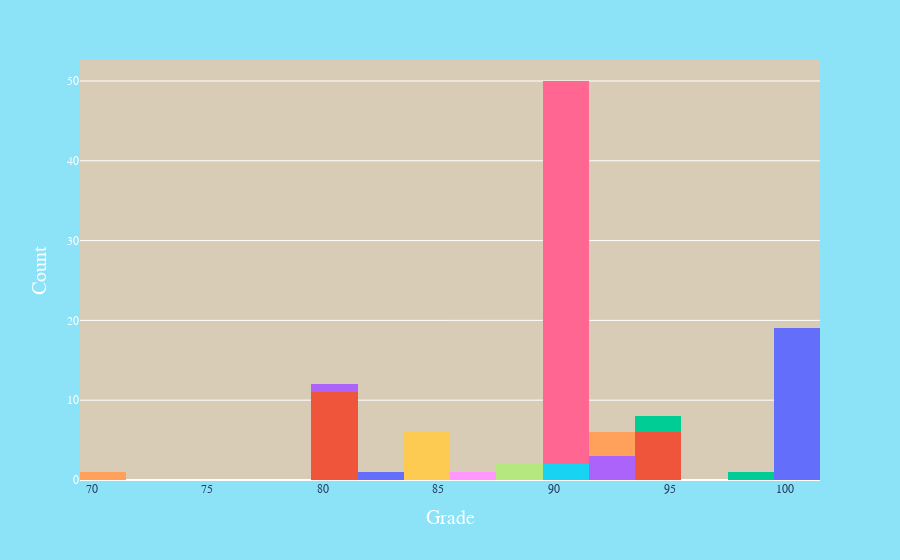

Write notebook code for a chart like this one.
### Markdown cell above
# TEXT Analysis

### Code cell
fig = px.histogram(critic, x='grade', color='grade')

fig.update_layout(
                showlegend =False,
                paper_bgcolor = '#8ce2f7',
                  plot_bgcolor = '#d8ccb6'
                             )
# Update axes
fig.update_xaxes(title_text = "Grade", title_font = dict(size=20,family='Time NEw Roman' ,color='white'))
fig.update_xaxes(tickfont_family="Arial Black")

fig.update_yaxes(title_text = "Count",title_font=dict(size=20, family='Times New Roman'), color='white')
fig.update_yaxes(tickfont_family="Arial Black")


fig.show()

### Figure 1 — Plotly figure (JSON) as saved in the notebook; plotly's stock layout.template omitted (floating-point values rounded to 4 significant figures)
{"data": [{"alignmentgroup": "True", "bingroup": "x", "hovertemplate": "grade=%{x}<br>count=%{y}<extra></extra>", "legendgroup": "100", "marker": {"color": "#636efa"}, "name": "100", "offsetgroup": "100", "orientation": "v", "showlegend": true, "type": "histogram", "x": [100, 100, 100, 100, 100, 100, 100, 100, 100, 100, 100, 100, 100, 100, 100, 100, 100, 100, 100], "xaxis": "x", "yaxis": "y"}, {"alignmentgroup": "True", "bingroup": "x", "hovertemplate": "grade=%{x}<br>count=%{y}<extra></extra>", "legendgroup": "95", "marker": {"color": "#EF553B"}, "name": "95", "offsetgroup": "95", "orientation": "v", "showlegend": true, "type": "histogram", "x": [95, 95, 95, 95, 95, 95], "xaxis": "x", "yaxis": "y"}, {"alignmentgroup": "True", "bingroup": "x", "hovertemplate": "grade=%{x}<br>count=%{y}<extra></extra>", "legendgroup": "94", "marker": {"color": "#00cc96"}, "name": "94", "offsetgroup": "94", "orientation": "v", "showlegend": true, "type": "histogram", "x": [94, 94], "xaxis": "x", "yaxis": "y"}, {"alignmentgroup": "True", "bingroup": "x", "hovertemplate": "grade=%{x}<br>count=%{y}<extra></extra>", "legendgroup": "93", "marker": {"color": "#ab63fa"}, "name": "93", "offsetgroup": "93", "orientation": "v", "showlegend": true, "type": "histogram", "x": [93, 93, 93], "xaxis": "x", "yaxis": "y"}, {"alignmentgroup": "True", "bingroup": "x", "hovertemplate": "grade=%{x}<br>count=%{y}<extra></extra>", "legendgroup": "92", "marker": {"color": "#FFA15A"}, "name": "92", "offsetgroup": "92", "orientation": "v", "showlegend": true, "type": "histogram", "x": [92, 92, 92], "xaxis": "x", "yaxis": "y"}, {"alignmentgroup": "True", "bingroup": "x", "hovertemplate": "grade=%{x}<br>count=%{y}<extra></extra>", "legendgroup": "91", "marker": {"color": "#19d3f3"}, "name": "91", "offsetgroup": "91", "orientation": "v", "showlegend": true, "type": "histogram", "x": [91, 91], "xaxis": "x", "yaxis": "y"}, {"alignmentgroup": "True", "bingroup": "x", "hovertemplate": "grade=%{x}<br>count=%{y}<extra></extra>", "legendgroup": "90", "marker": {"color": "#FF6692"}, "name": "90", "offsetgroup": "90", "orientation": "v", "showlegend": true, "type": "histogram", "x": [90, 90, 90, 90, 90, 90, 90, 90, 90, 90, 90, 90, 90, 90, 90, 90, 90, 90, 90, 90, 90, 90, 90, 90, 90, 90, 90, 90, 90, 90, 90, 90, 90, 90, 90, 90, 90, 90, 90, 90, 90, 90, 90, 90, 90, 90, 90, 90], "xaxis": "x", "yaxis": "y"}, {"alignmentgroup": "True", "bingroup": "x", "hovertemplate": "grade=%{x}<br>count=%{y}<extra></extra>", "legendgroup": "88", "marker": {"color": "#B6E880"}, "name": "88", "offsetgroup": "88", "orientation": "v", "showlegend": true, "type": "histogram", "x": [88, 88], "xaxis": "x", "yaxis": "y"}, {"alignmentgroup": "True", "bingroup": "x", "hovertemplate": "grade=%{x}<br>count=%{y}<extra></extra>", "legendgroup": "86", "marker": {"color": "#FF97FF"}, "name": "86", "offsetgroup": "86", "orientation": "v", "showlegend": true, "type": "histogram", "x": [86], "xaxis": "x", "yaxis": "y"}, {"alignmentgroup": "True", "bingroup": "x", "hovertemplate": "grade=%{x}<br>count=%{y}<extra></extra>", "legendgroup": "85", "marker": {"color": "#FECB52"}, "name": "85", "offsetgroup": "85", "orientation": "v", "showlegend": true, "type": "histogram", "x": [85, 85, 85, 85, 85, 85], "xaxis": "x", "yaxis": "y"}, {"alignmentgroup": "True", "bingroup": "x", "hovertemplate": "grade=%{x}<br>count=%{y}<extra></extra>", "legendgroup": "82", "marker": {"color": "#636efa"}, "name": "82", "offsetgroup": "82", "orientation": "v", "showlegend": true, "type": "histogram", "x": [82], "xaxis": "x", "yaxis": "y"}, {"alignmentgroup": "True", "bingroup": "x", "hovertemplate": "grade=%{x}<br>count=%{y}<extra></extra>", "legendgroup": "80", "marker": {"color": "#EF553B"}, "name": "80", "offsetgroup": "80", "orientation": "v", "showlegend": true, "type": "histogram", "x": [80, 80, 80, 80, 80, 80, 80, 80, 80, 80, 80], "xaxis": "x", "yaxis": "y"}, {"alignmentgroup": "True", "bingroup": "x", "hovertemplate": "grade=%{x}<br>count=%{y}<extra></extra>", "legendgroup": "98", "marker": {"color": "#00cc96"}, "name": "98", "offsetgroup": "98", "orientation": "v", "showlegend": true, "type": "histogram", "x": [98], "xaxis": "x", "yaxis": "y"}, {"alignmentgroup": "True", "bingroup": "x", "hovertemplate": "grade=%{x}<br>count=%{y}<extra></extra>", "legendgroup": "81", "marker": {"color": "#ab63fa"}, "name": "81", "offsetgroup": "81", "orientation": "v", "showlegend": true, "type": "histogram", "x": [81], "xaxis": "x", "yaxis": "y"}, {"alignmentgroup": "True", "bingroup": "x", "hovertemplate": "grade=%{x}<br>count=%{y}<extra></extra>", "legendgroup": "70", "marker": {"color": "#FFA15A"}, "name": "70", "offsetgroup": "70", "orientation": "v", "showlegend": true, "type": "histogram", "x": [70], "xaxis": "x", "yaxis": "y"}], "layout": {"autosize": true, "barmode": "relative", "legend": {"title": {"text": "grade"}, "tracegroupgap": 0}, "margin": {"t": 60}, "paper_bgcolor": "#8ce2f7", "plot_bgcolor": "#d8ccb6", "showlegend": false, "xaxis": {"anchor": "y", "autorange": true, "categoryarray": [100, 95, 94, 93, 92, 91, 90, 88, 86, 85, 82, 80, 98, 81, 70], "categoryorder": "array", "domain": [0, 1], "range": [69.5, 101.5], "tickfont": {"family": "Arial Black"}, "title": {"font": {"color": "white", "family": "Time NEw Roman", "size": 20}, "text": "Grade"}, "type": "linear"}, "yaxis": {"anchor": "x", "autorange": true, "color": "white", "domain": [0, 1], "range": [0, 52.63], "tickfont": {"family": "Arial Black"}, "title": {"font": {"family": "Times New Roman", "size": 20}, "text": "Count"}}}}
